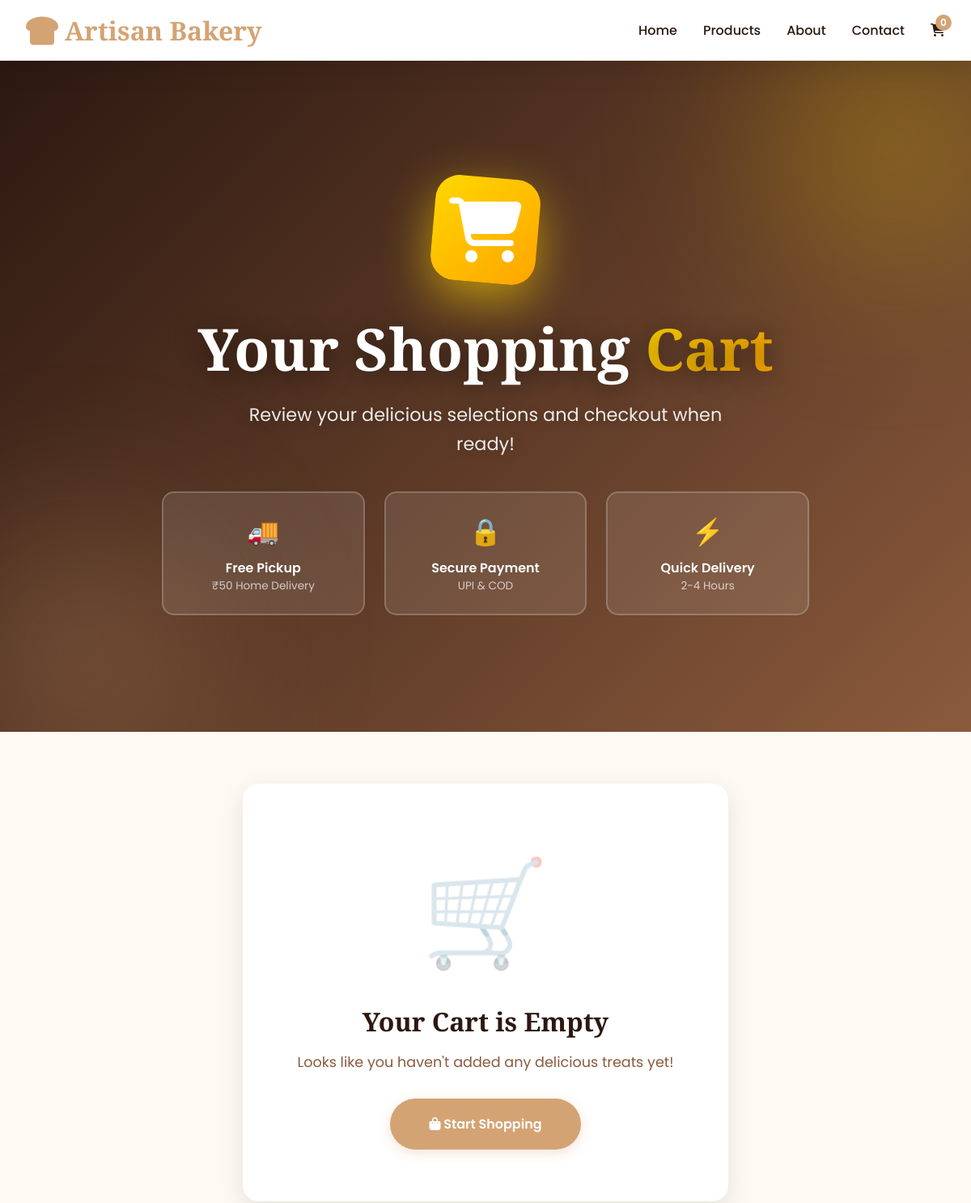
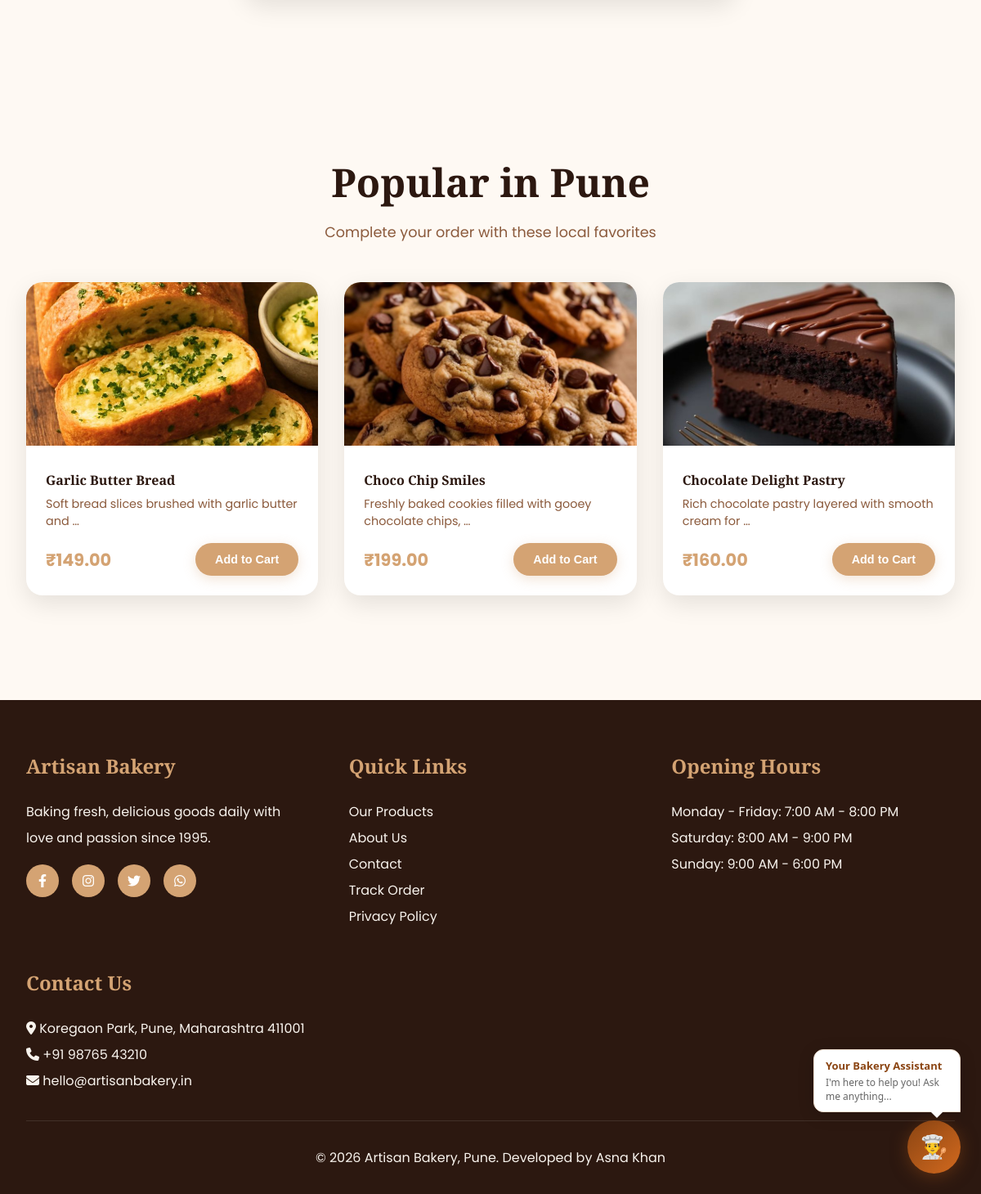
Page /cart/ on the committed database (2 pictures, top to bottom).
### bakery/models.py (models this page shows, shortened)
class Product(models.Model):
    name = models.CharField(max_length=200)
    slug = models.SlugField(unique=True, blank=True)
    category = models.ForeignKey(Category, on_delete=models.CASCADE, related_name='products')
    description = models.TextField()
    ingredients = models.TextField(help_text="Comma-separated ingredients")
    price = models.DecimalField(max_digits=6, decimal_places=2)
    image = models.ImageField(upload_to='products/')
    is_featured = models.BooleanField(default=False)
    is_available = models.BooleanField(default=True)
    preparation_time = models.IntegerField(help_text="In minutes", default=30)
    created_at = models.DateTimeField(auto_now_add=True)
    updated_at = models.DateTimeField(auto_now=True)
    class Meta:
        ordering = ['-created_at']

### bakery/views.py (the view, shortened to what this page needs)
# urls.py: path('cart/', views.cart, name='cart'),
def cart(request):
    cart_items = request.session.get('cart', {})
    products = []
    subtotal = Decimal('0.00')
    cart_product_ids = list(cart_items.keys())
    tax = subtotal * Decimal('0.08')
    total = subtotal + tax
    recommended_products = Product.objects.filter(
        is_available=True
    ).exclude(
        id__in=cart_product_ids
    ).order_by('?')[:3]
    context = {
        'cart_items': products,
        'subtotal': subtotal,
        'tax': tax,
        'total': total,
        'recommended_products': recommended_products,
    }
    return render(request, 'bakery/cart.html', context)

### bakery/templates/bakery/cart.html (shortened to what this page needs)
{% extends 'bakery/base.html' %}
{% block content %}
<section style="background: linear-gradient(135deg, #2c1810 0%, #8b5a3c 100%); padding: 5rem 2rem; position: relative; overflow: hidden;">
    <div style="position: absolute; top: -150px; right: -150px; width: 500px; height: 500px; background: radial-gradient(circle, rgba(255, 215, 0, 0.3) 0%, transparent 70%); filter: blur(80px); animation: pulse 6s ease-in-out infinite;"></div>
    <div style="position: absolute; bottom: -150px; left: -150px; width: 500px; height: 500px; background: radial-gradient(circle, rgba(212, 163, 115, 0.3) 0%, transparent 70%); filter: blur(80px); animation: pulse 8s ease-in-out infinite 2s;"></div>
    <div class="container" style="position: relative; z-index: 1; text-align: center;">
        <div style="width: 130px; height: 130px; background: linear-gradient(135deg, #FFD700 0%, #FFA500 100%); border-radius: 30px; display: flex; align-items: center; justify-content: center; margin: 0 auto 2rem; box-shadow: 0 20px 60px rgba(255, 215, 0, 0.6); transform: rotate(5deg); animation: wiggle 3s ease-in-out infinite;">
            <i class="fas fa-shopping-cart" style="font-size: 5rem; color: white; transform: rotate(-5deg);"></i>
        </div>
        <h1 style="font-size: 4.5rem; color: white; margin-bottom: 1rem; font-weight: 900; text-shadow: 0 4px 30px rgba(0, 0, 0, 0.5); animation: fadeInUp 1s ease;">
            Your Shopping
            <span style="background: linear-gradient(135deg, #FFD700 0%, #FFA500 100%); -webkit-background-clip: text; -webkit-text-fill-color: transparent; background-clip: text;">Cart</span>
        </h1>
        <p style="font-size: 1.4rem; color: rgba(255, 255, 255, 0.9); max-width: 650px; margin: 0 auto 2.5rem; line-height: 1.6; text-shadow: 0 2px 15px rgba(0, 0, 0, 0.3); animation: fadeInUp 1s ease 0.2s; animation-fill-mode: both;">
            Review your delicious selections and checkout when ready!
        </p>
        <div style="display: grid; grid-template-columns: repeat(auto-fit, minmax(200px, 1fr)); gap: 1.5rem; max-width: 800px; margin: 0 auto; animation: fadeInUp 1s ease 0.4s; animation-fill-mode: both;">
            <div style="background: rgba(255, 255, 255, 0.1); backdrop-filter: blur(10px); padding: 1.5rem; border-radius: 15px; border: 2px solid rgba(255, 255, 255, 0.2);">
                <div style="font-size: 2rem; margin-bottom: 0.5rem;">🚚</div>
                <div style="color: white; font-weight: 600; font-size: 1rem;">Free Pickup</div>
                <div style="color: rgba(255, 255, 255, 0.7); font-size: 0.85rem;">₹50 Home Delivery</div>
            </div>
            <div style="background: rgba(255, 255, 255, 0.1); backdrop-filter: blur(10px); padding: 1.5rem; border-radius: 15px; border: 2px solid rgba(255, 255, 255, 0.2);">
                <div style="font-size: 2rem; margin-bottom: 0.5rem;">🔒</div>
                <div style="color: white; font-weight: 600; font-size: 1rem;">Secure Payment</div>
                <div style="color: rgba(255, 255, 255, 0.7); font-size: 0.85rem;">UPI & COD</div>
            </div>
            <div style="background: rgba(255, 255, 255, 0.1); backdrop-filter: blur(10px); padding: 1.5rem; border-radius: 15px; border: 2px solid rgba(255, 255, 255, 0.2);">
                <div style="font-size: 2rem; margin-bottom: 0.5rem;">⚡</div>
                <div style="color: white; font-weight: 600; font-size: 1rem;">Quick Delivery</div>
                <div style="color: rgba(255, 255, 255, 0.7); font-size: 0.85rem;">2-4 Hours</div>
            </div>
        </div>
    </div>
</section>
<section class="container">
    {% if cart_items %}
    <div style="display: grid; grid-template-columns: 1fr 400px; gap: 2rem;">
        <div>
            <div style="background: white; padding: 2rem; border-radius: 20px; box-shadow: var(--shadow);">
                <h2 style="color: var(--dark); margin-bottom: 1.5rem; font-size: 1.8rem;">
                    Cart Items ({{ cart_items|length }})
                </h2>
                {% for item in cart_items %}
                <div style="display: grid; grid-template-columns: 120px 1fr auto; gap: 1.5rem; padding: 1.5rem; border-bottom: 2px solid var(--cream); align-items: center;">
                    <div style="border-radius: 15px; overflow: hidden; background: var(--cream);">
                        {% if item.product.image %}
                        <img src="{{ item.product.image.url }}" alt="{{ item.product.name }}" style="width: 100%; height: 120px; object-fit: cover;">
                        {% else %}
                        <img src="https://images.unsplash.com/photo-1509440159596-0249088772ff?w=200" alt="{{ item.product.name }}" style="width: 100%; height: 120px; object-fit: cover;">
                        {% endif %}
                    </div>
                    <div>
                        <h3 style="color: var(--dark); margin-bottom: 0.5rem; font-size: 1.3rem;">{{ item.product.name }}</h3>
                        <p style="color: var(--secondary); font-size: 0.9rem; margin-bottom: 0.5rem;">
                            <i class="fas fa-tag"></i> {{ item.product.category.name }}
                        </p>
                        <p style="color: var(--primary); font-weight: 700; font-size: 1.3rem;">₹{{ item.product.price }}</p>
                        <form method="post" action="{% url 'update_cart' item.product.id %}" style="margin-top: 1rem;">
                            {% csrf_token %}
                            <div style="display: flex; align-items: center; gap: 1rem;">
                                <div style="display: flex; align-items: center; gap: 0.5rem; background: var(--cream); padding: 0.5rem; border-radius: 10px;">
                                    <button type="button" onclick="decrementQuantity(this)" style="width: 30px; height: 30px; border: none; background: white; border-radius: 5px; cursor: pointer; font-weight: 700; color: var(--primary);">-</button>
                                    <input type="number" name="quantity" value="{{ item.quantity }}" min="1" readonly style="width: 50px; text-align: center; border: none; background: transparent; font-weight: 600; color: var(--dark);">
                                    <button type="button" onclick="incrementQuantity(this)" style="width: 30px; height: 30px; border: none; background: white; border-radius: 5px; cursor: pointer; font-weight: 700; color: var(--primary);">+</button>
                                </div>
                                <button type="submit" class="btn btn-primary btn-small">Update</button>
                            </div>
                        </form>
                    </div>
                    <div style="text-align: right;">
                        <p style="font-size: 1.5rem; font-weight: 700; color: var(--dark); margin-bottom: 1rem;">₹{{ item.total }}</p>
                        <a href="{% url 'remove_from_cart' item.product.id %}" class="remove-item" style="color: #ef4444; text-decoration: none; font-size: 0.9rem; transition: all 0.3s;" onmouseover="this.style.color='#dc2626'" onmouseout="this.style.color='#ef4444'">
                            <i class="fas fa-trash"></i> Remove
                        </a>
                    </div>
                </div>
                {% endfor %}
            </div>
            <div style="margin-top: 2rem;">
                <a href="{% url 'products' %}" style="color: var(--primary); text-decoration: none; font-weight: 600; display: inline-flex; align-items: center; gap: 0.5rem;">
                    <i class="fas fa-arrow-left"></i> Continue Shopping
                </a>
            </div>
        </div>
        <div>
            <div style="background: white; padding: 2rem; border-radius: 20px; box-shadow: var(--shadow-lg); position: sticky; top: 100px;">
                <h2 style="color: var(--dark); margin-bottom: 1.5rem; font-size: 1.8rem;">Order Summary</h2>
                <div style="margin-bottom: 1.5rem;">
                    <div style="display: flex; justify-content: space-between; margin-bottom: 1rem; padding-bottom: 1rem;">
                        <span style="color: var(--secondary);">Subtotal</span>
                        <span style="color: var(--dark); font-weight: 600;">₹{{ subtotal|floatformat:2 }}</span>
                    </div>
                    <div style="display: flex; justify-content: space-between; margin-bottom: 1rem; padding-bottom: 1rem;">
                        <span style="color: var(--secondary);">GST (8%)</span>
                        <span style="color: var(--dark); font-weight: 600;">₹{{ tax|floatformat:2 }}</span>
                    </div>
                    <div style="display: flex; justify-content: space-between; margin-bottom: 1rem; padding-bottom: 1rem;">
                        <span style="color: var(--secondary);">Delivery Fee</span>
                        <span style="color: #10b981; font-weight: 600;">FREE Pickup / ₹50 Delivery</span>
                    </div>
                    <div style="display: flex; justify-content: space-between; padding-top: 1rem; border-top: 2px solid var(--cream);">
                        <span style="color: var(--dark); font-weight: 700; font-size: 1.2rem;">Total</span>
                        <span style="color: var(--primary); font-weight: 700; font-size: 1.5rem;">₹{{ total|floatformat:2 }}</span>
                    </div>
                </div>
                <a href="{% url 'checkout' %}" class="btn btn-primary" style="width: 100%; text-align: center; padding: 1.2rem; font-size: 1.1rem; margin-bottom: 1rem;">
                    <i class="fas fa-lock"></i> Proceed to Checkout
                </a>
                <div style="margin-top: 1.5rem; padding: 1.5rem; background: var(--cream); border-radius: 10px;">
                    <h4 style="color: var(--dark); margin-bottom: 1rem; font-size: 1rem;">Have a promo code?</h4>
                    <div style="display: flex; gap: 0.5rem;">
                        <input type="text" placeholder="Enter code" style="flex: 1; padding: 0.75rem; border: 2px solid white; border-radius: 10px; font-size: 0.95rem;">
                        <button class="btn btn-primary btn-small">Apply</button>
                    </div>
                </div>
                <div style="margin-top: 1.5rem; padding-top: 1.5rem; border-top: 1px solid var(--cream);">
                    <div style="display: flex; align-items: center; gap: 0.75rem; margin-bottom: 0.75rem; color: var(--secondary); font-size: 0.9rem;">
                        <i class="fas fa-shield-alt" style="color: #10b981;"></i>
                        <span>Secure Payment (UPI/COD)</span>
                    </div>
                    <div style="display: flex; align-items: center; gap: 0.75rem; margin-bottom: 0.75rem; color: var(--secondary); font-size: 0.9rem;">
                        <i class="fas fa-truck" style="color: #10b981;"></i>
                        <span>Free Pickup / ₹50 Home Delivery</span>
                    </div>
                    <div style="display: flex; align-items: center; gap: 0.75rem; color: var(--secondary); font-size: 0.9rem;">
                        <i class="fas fa-phone" style="color: #10b981;"></i>
                        <span>Call: +91 98765 43210</span>
                    </div>
                </div>
            </div>
        </div>
    </div>
    {% else %}
    <div style="text-align: center; padding: 4rem 2rem; background: white; border-radius: 20px; box-shadow: var(--shadow); max-width: 600px; margin: 0 auto;">
        <div style="font-size: 8rem; margin-bottom: 1rem; opacity: 0.3;">🛒</div>
        <h2 style="color: var(--dark); margin-bottom: 1rem; font-size: 2rem;">Your Cart is Empty</h2>
        <p style="color: var(--secondary); margin-bottom: 2rem; font-size: 1.1rem;">Looks like you haven't added any delicious treats yet!</p>
        <a href="{% url 'products' %}" class="btn btn-primary" style="padding: 1.2rem 3rem;">
            <i class="fas fa-shopping-bag"></i> Start Shopping
        </a>
    </div>
    {% endif %}
</section>
<section class="container" style="margin-top: 4rem;">
    <div class="section-title">
        <h2>Popular in Pune</h2>
        <p>Complete your order with these local favorites</p>
    </div>
    <div style="display: grid; grid-template-columns: repeat(auto-fill, minmax(280px, 1fr)); gap: 2rem; margin-top: 2rem;">
        {% for product in recommended_products %}
        <div style="background: white; border-radius: 20px; overflow: hidden; box-shadow: var(--shadow); transition: transform 0.3s;"
             onmouseover="this.style.transform='translateY(-10px)'"
             onmouseout="this.style.transform='translateY(0)'">
            {% if product.image %}
            <img src="{{ product.image.url }}" alt="{{ product.name }}" style="width: 100%; height: 200px; object-fit: cover;">
            {% endif %}
            <div style="padding: 1.5rem;">
                <h4 style="color: var(--dark); margin-bottom: 0.5rem;">{{ product.name }}</h4>
                <p style="color: var(--secondary); font-size: 0.9rem; margin-bottom: 1rem;">{{ product.description|truncatewords:8 }}</p>
                <div style="display: flex; justify-content: space-between; align-items: center;">
                    <span style="color: var(--primary); font-weight: 700; font-size: 1.3rem;">₹{{ product.price }}</span>
                    <form method="post" action="{% url 'add_to_cart' product.id %}">
                        <button type="submit" class="btn btn-primary btn-small">
                            Add to Cart
                        </button>
                    </form>
                </div>
            </div>
        </div>
        {% empty %}
        <p style="color: var(--secondary);">No products available</p>
        {% endfor %}
    </div>
</section>
{% endblock %}

### rows in the picture
Product: image (picture), name "Garlic Butter Bread", description "Soft bread slices brushed with garlic butter and …", price "149.00"
Product: image (picture), name "Choco Chip Smiles", description "Freshly baked cookies filled with gooey chocolate chips, …", price "199.00"
Product: image (picture), name "Chocolate Delight Pastry", description "Rich chocolate pastry layered with smooth cream for …", price "160.00"
